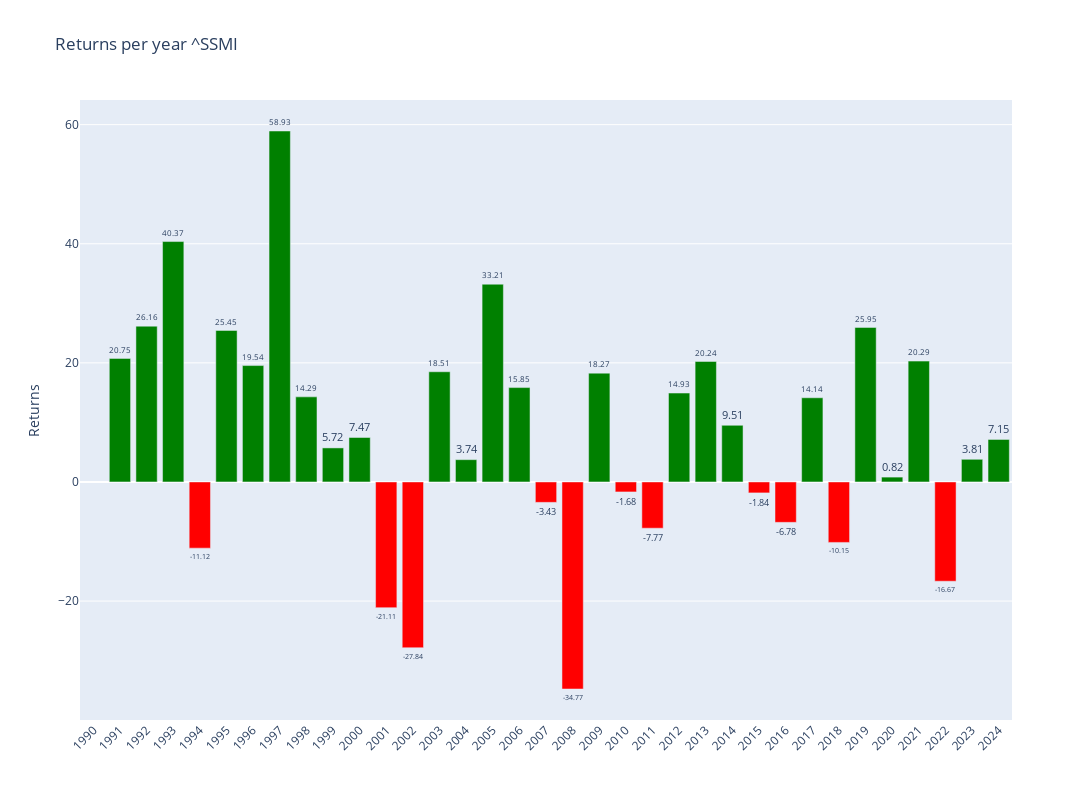

Write notebook code for a chart like this one.
### Code cell
# Plotly
fig = make_subplots()

# Add colors
colors = ['green' if x >= 0 else 'red' for x in annual_data['Return']]

# Graph (1,1)
fig.add_trace(go.Bar(y=annual_data['Return'],x=annual_data['Return'].index,text=round(annual_data['Return'],2),textposition='outside',marker_color=colors,hoverinfo='skip'),row=1,col=1)

# Update xaxis properties
fig.update_yaxes(title_text="Returns", row=1, col=1)

fig.update_layout(xaxis=dict(tickvals=annual_data.index,tickangle=-45),height=800, width=1300,title=f"Returns per year {ticker}")

fig.show()

### Figure 1 — Plotly figure (JSON) as saved in the notebook; plotly's stock layout.template omitted (floating-point values rounded to 4 significant figures)
{"data": [{"hoverinfo": "skip", "marker": {"color": ["red", "green", "green", "green", "red", "green", "green", "green", "green", "green", "green", "red", "red", "green", "green", "green", "green", "red", "red", "green", "red", "red", "green", "green", "green", "red", "red", "green", "red", "green", "green", "green", "red", "green", "green"]}, "text": [null, 20.75, 26.16, 40.37, -11.12, 25.45, 19.54, 58.93, 14.29, 5.72, 7.47, -21.11, -27.84, 18.51, 3.74, 33.21, 15.85, -3.43, -34.77, 18.27, -1.68, -7.77, 14.93, 20.24, 9.51, -1.84, -6.78, 14.14, -10.15, 25.95, 0.82, 20.29, -16.67, 3.81, 7.15], "textposition": "outside", "type": "bar", "x": [1990, 1991, 1992, 1993, 1994, 1995, 1996, 1997, 1998, 1999, 2000, 2001, 2002, 2003, 2004, 2005, 2006, 2007, 2008, 2009, 2010, 2011, 2012, 2013, 2014, 2015, 2016, 2017, 2018, 2019, 2020, 2021, 2022, 2023, 2024], "xaxis": "x", "y": [null, 20.75, 26.16, 40.37, -11.12, 25.45, 19.54, 58.93, 14.29, 5.717, 7.468, -21.11, -27.84, 18.51, 3.743, 33.21, 15.85, -3.428, -34.77, 18.27, -1.678, -7.766, 14.93, 20.24, 9.513, -1.84, -6.784, 14.14, -10.15, 25.95, 0.8154, 20.29, -16.67, 3.806, 7.149], "yaxis": "y"}], "layout": {"height": 800, "title": {"text": "Returns per year ^SSMI"}, "width": 1300, "xaxis": {"anchor": "y", "domain": [0, 1], "tickangle": -45, "tickvals": [1990, 1991, 1992, 1993, 1994, 1995, 1996, 1997, 1998, 1999, 2000, 2001, 2002, 2003, 2004, 2005, 2006, 2007, 2008, 2009, 2010, 2011, 2012, 2013, 2014, 2015, 2016, 2017, 2018, 2019, 2020, 2021, 2022, 2023, 2024]}, "yaxis": {"anchor": "x", "domain": [0, 1], "title": {"text": "Returns"}}}}
